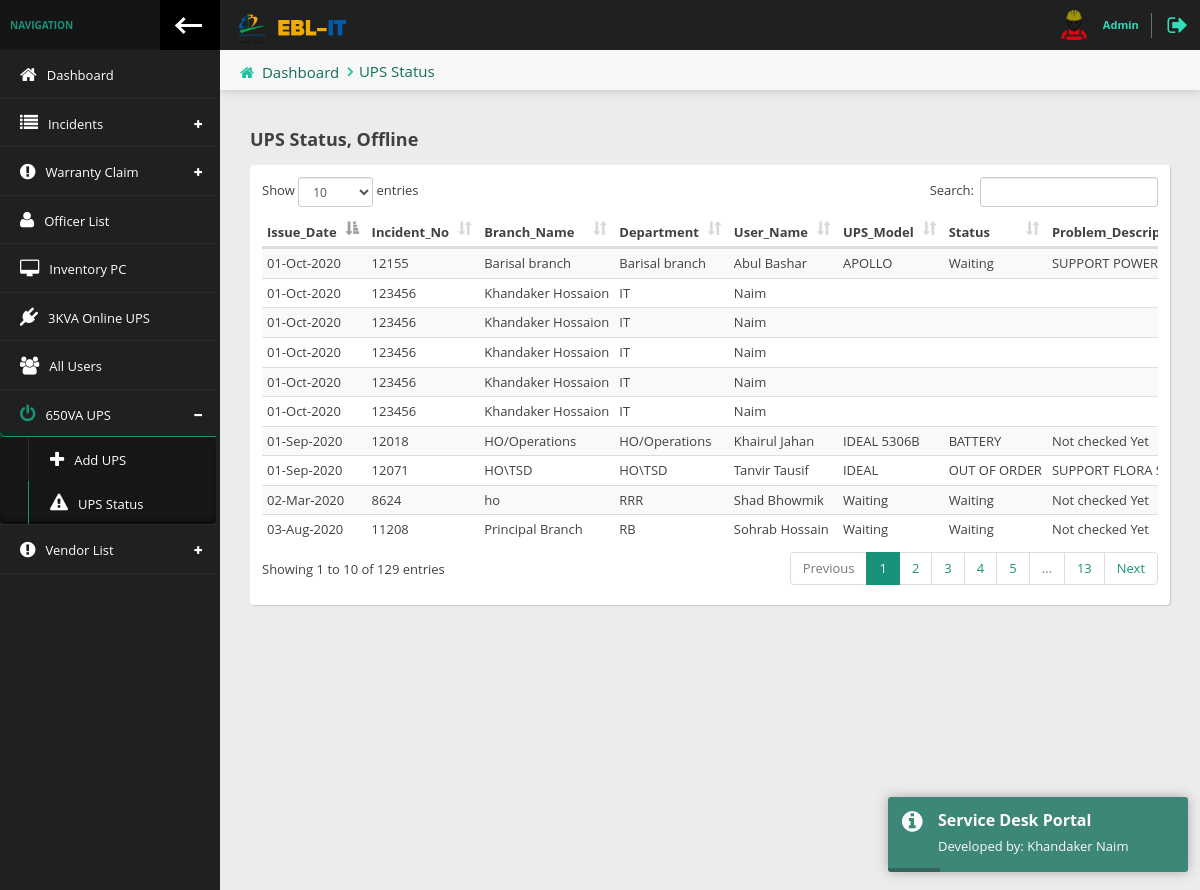
The app's page /wp-admin/incident_ups.php (signed in) with its own data.
### tables this page shows
CREATE TABLE `inventory_offline_ups` (
  `Ref_ID` int(10) NOT NULL,
  `Issue_Date` date DEFAULT NULL,
  `Follow_Up` varchar(30) NOT NULL,
  `Incident_No` varchar(30) NOT NULL,
  `Branch_Name` varchar(30) NOT NULL,
  `Department` varchar(30) NOT NULL,
  `User_Name` varchar(30) NOT NULL,
  `UPS_Model` varchar(30) NOT NULL,
  `UPS_Serial` varchar(30) NOT NULL,
  `Status` varchar(30) NOT NULL,
  `Problem_Description` varchar(100) NOT NULL,
  `Delivery_Date` date DEFAULT NULL,
  `Remarks` varchar(30) NOT NULL,
  `Is_Repaired` varchar(30) NOT NULL,
  `Mail_Sent` varchar(30) NOT NULL
);

### wp-admin/incident_ups.php (the view, shortened to what this page needs)
<?php require_once 'header.php'; ?>
    <div class="content-header">
        <div class="leftside-content-header">
            <ul class="breadcrumbs">
                <li><i class="fa fa-home" aria-hidden="true"></i><a href="index.php">Dashboard</a></li>
                <li><a href="javascript:avoid(0)">UPS Status</a></li>
            </ul>
        </div>
    </div>
    <div class="row animated fadeInUp">
        <div class="col-sm-12">
            <h4 class="section-subtitle"><b>UPS Status, Offline</b></h4>
            <div class="panel">
                <div class="panel-content">
                    <div class="table-responsive">
                        <table id="basic-table" class="data-table table table-striped nowrap table-hover" cellspacing="0" width="100%">
                            <thead>
                            <tr>
                                <th>Issue_Date</th>
                                <th>Incident_No</th>
                                <th>Branch_Name</th>
                                <th>Department</th>
                                <th>User_Name</th>
                                <th>UPS_Model</th>
                                <th>Status</th>
                                <th>Problem_Description</th>
                            </tr>
                            </thead>
                            <tbody>
                            <?php
                            $result = mysqli_query($con, "SELECT * FROM inventory_offline_ups");
                            while ($row = mysqli_fetch_assoc($result)){
                                ?>
                                <tr>
                                    <td><?= date('d-M-Y', strtotime($row['Issue_Date'])) ?></td>
                                    <td><?= $row['Incident_No'] ?></td>
                                    <td><?= $row['Branch_Name'] ?></td>
                                    <td><?= $row['Department'] ?></td>
                                    <td><?= $row['User_Name'] ?></td>
                                    <td><?= $row['UPS_Model'] ?></td>
                                    <td><?= $row['Status'] ?></td>
                                    <td><?= $row['Problem_Description'] ?></td>
                                </tr>
                                <?php
                            }
                            ?>
                            </tbody>
                        </table>
                    </div>
                </div>
            </div>
        </div>
    </div>
<?php require_once 'footer.php'; ?>

### records on screen
inventory_offline_ups: Issue_Date "02-Mar-2020", Incident_No "8624", Branch_Name "ho", Department "RRR", User_Name "Shad Bhowmik", UPS_Model "Waiting", Status "Waiting", Problem_Description "Not checked Yet"
inventory_offline_ups: Issue_Date "03-Aug-2020", Incident_No "11208", Branch_Name "Principal Branch", Department "RB", User_Name "Sohrab Hossain", UPS_Model "Waiting", Status "Waiting", Problem_Description "Not checked Yet"
inventory_offline_ups: Issue_Date "01-Sep-2020", Incident_No "12018", Branch_Name "HO/Operations", Department "HO/Operations", User_Name "Khairul Jahan", UPS_Model "IDEAL 5306B", Status "BATTERY", Problem_Description "Not checked Yet"
inventory_offline_ups: Issue_Date "01-Sep-2020", Incident_No "12071", Branch_Name "HO\\TSD", Department "HO\\TSD", User_Name "Tanvir Tausif", UPS_Model "IDEAL", Status "OUT OF ORDER", Problem_Description "SUPPORT FLORA…"
inventory_offline_ups: Issue_Date "01-Oct-2020", Incident_No "12155", Branch_Name "Barisal branch", Department "Barisal branch", User_Name "Abul Bashar", UPS_Model "APOLLO", Status "Waiting", Problem_Description "SUPPORT POWER…"
inventory_offline_ups: Issue_Date "01-Oct-2020", Incident_No "123456", Branch_Name "Khandaker Hossaion", Department "IT", User_Name "Naim"
inventory_offline_ups: Issue_Date "01-Oct-2020", Incident_No "123456", Branch_Name "Khandaker Hossaion", Department "IT", User_Name "Naim"
inventory_offline_ups: Issue_Date "01-Oct-2020", Incident_No "123456", Branch_Name "Khandaker Hossaion", Department "IT", User_Name "Naim"
inventory_offline_ups: Issue_Date "01-Oct-2020", Incident_No "123456", Branch_Name "Khandaker Hossaion", Department "IT", User_Name "Naim"
inventory_offline_ups: Issue_Date "01-Oct-2020", Incident_No "123456", Branch_Name "Khandaker Hossaion", Department "IT", User_Name "Naim"
